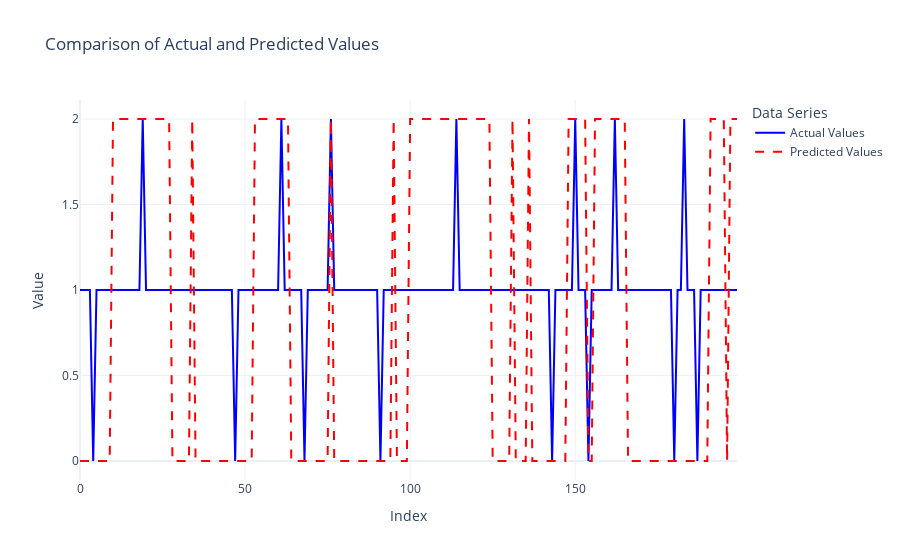

The cell this chart's notebook holds for it:
### Code cell
# Plot the data: , y_test_scaled, y_train_scaled 
#plot_predictions(y_test_scaled, y_test_scaled)
n1 = 0
n2 = 200
Visualizer.plot_actual_vs_predicted_lines(y_test_imputed[n1:n2], y_pred_imputed[n1:n2])

### Figure 1 — Plotly figure (JSON) as saved in the notebook; plotly's stock layout.template omitted (floating-point values rounded to 4 significant figures; data arrays with more than 128 entries replaced by an {"elided": "..."} marker saying what was removed)
{"data": [{"line": {"color": "blue", "width": 2}, "mode": "lines", "name": "Actual Values", "type": "scatter", "x": {"elided": "200 int values"}, "y": {"elided": "200 int values"}}, {"line": {"color": "red", "dash": "dash", "width": 2}, "mode": "lines", "name": "Predicted Values", "type": "scatter", "x": {"elided": "200 int values"}, "y": {"elided": "200 int values"}}], "layout": {"hovermode": "x unified", "legend": {"title": {"text": "Data Series"}}, "title": {"text": "Comparison of Actual and Predicted Values"}, "xaxis": {"title": {"text": "Index"}}, "yaxis": {"title": {"text": "Value"}}}}
